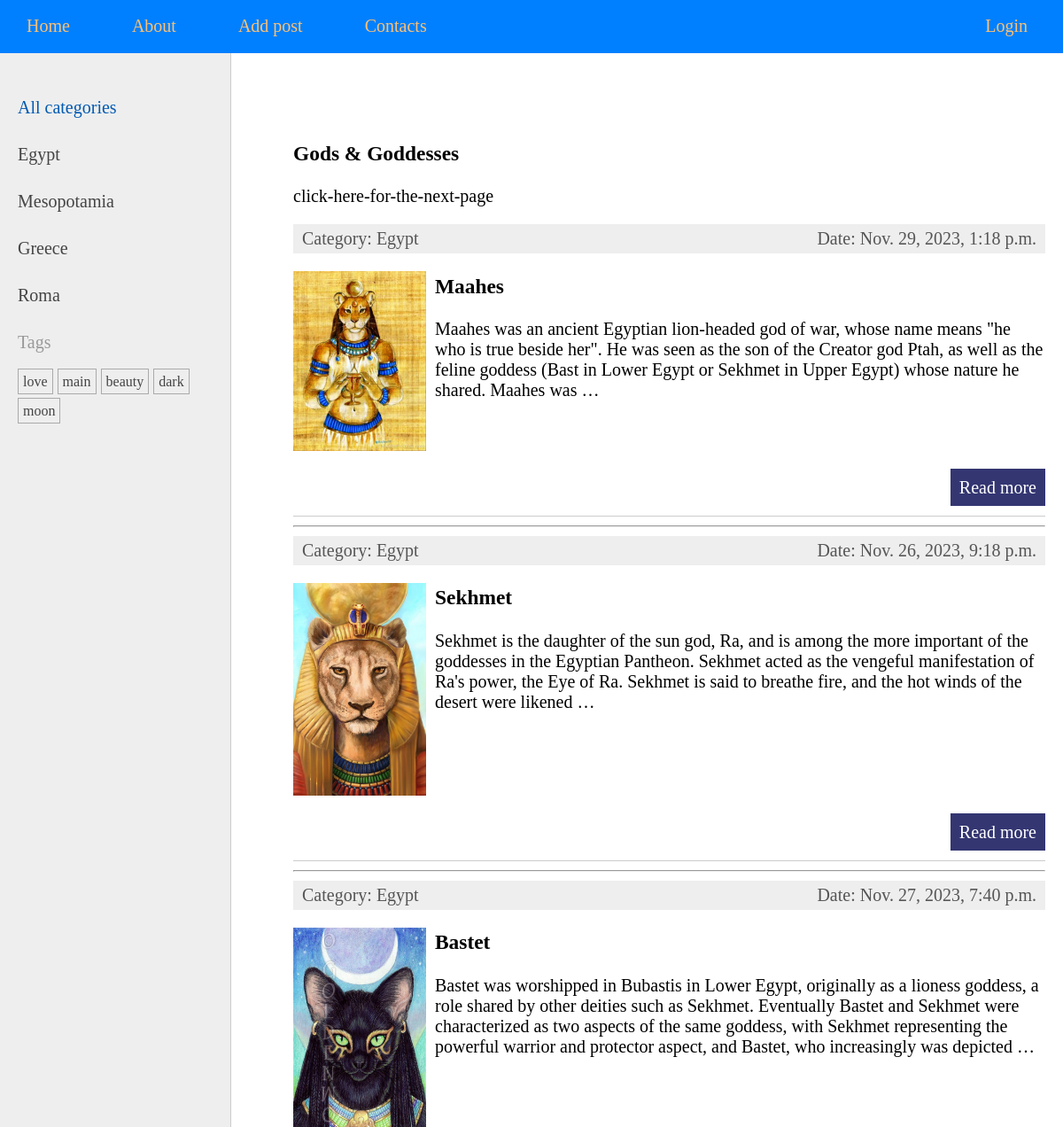
Before: / (upper part) with the older database file.
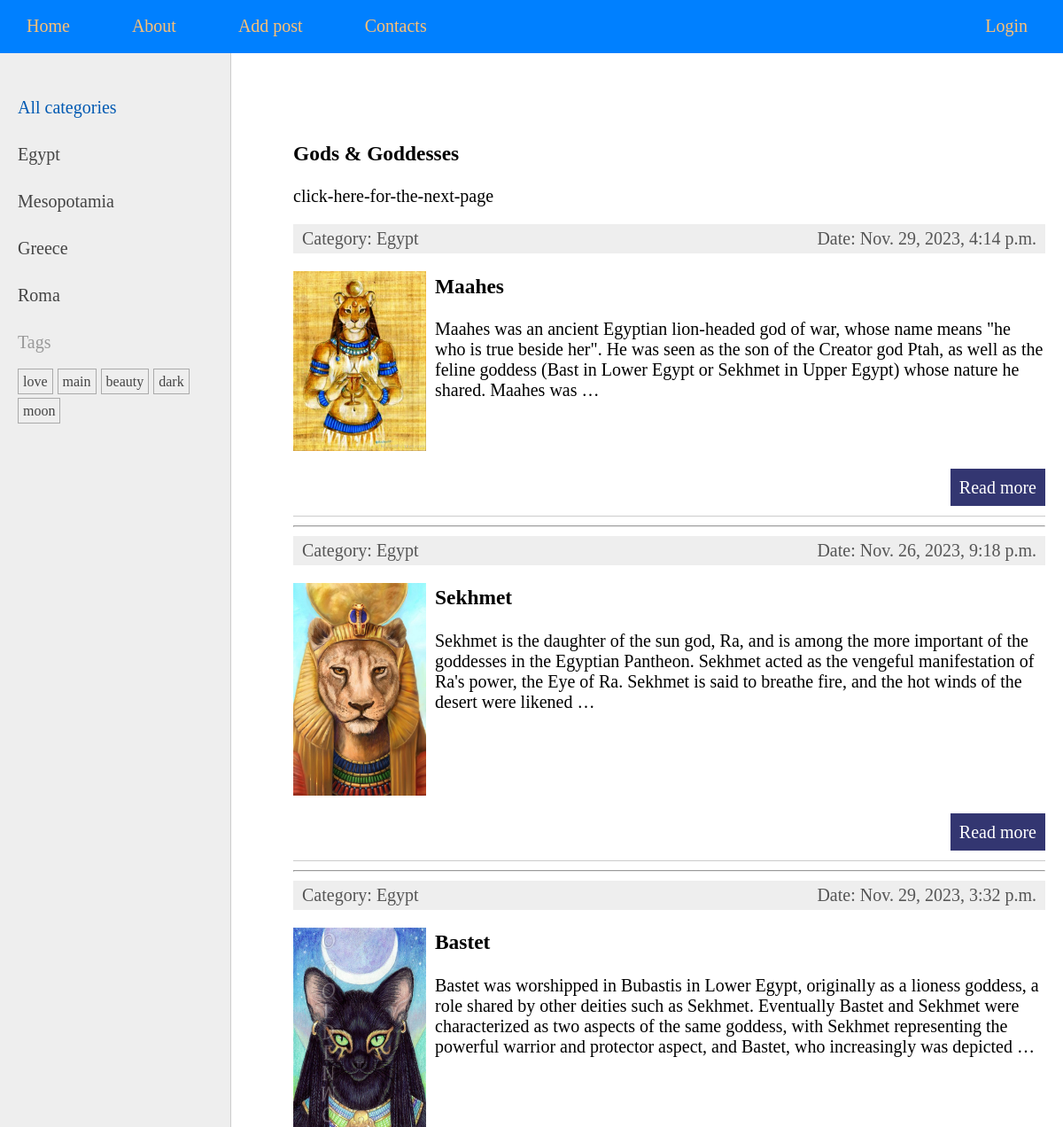
After: the same page with the newer database file.
### goddesses/models.py (models this page shows, shortened)
class Goddesses(models.Model):
    class Status(models.IntegerChoices):
        DRAFT = 0, 'Draft'
        PUBLISHED = 1, 'Published'
    title = models.CharField(max_length=255)
    slug = models.SlugField(max_length=255, unique=True, db_index=True,
                            validators=[
                               MinLengthValidator(5, message='5 characters minimum')
                             ])
    image = models.ImageField(upload_to='photos', default=None, null=True, blank=True, verbose_name='Image')
    content = models.TextField(blank=True)
    time_create = models.DateTimeField(auto_now_add=True)
    time_update = models.DateTimeField(auto_now=True)
    is_published = models.BooleanField(choices=tuple(map(lambda x: (bool(x[0]), x[1]), Status.choices)),
                                       default=Status.DRAFT)
    cat = models.ForeignKey('Category', on_delete=models.PROTECT, related_name='deities')
    tags = models.ManyToManyField('TagPost', blank=True, related_name='post_tags')
    consort = models.OneToOneField('Consort', on_delete=models.SET_NULL, blank=True, null=True, related_name='consort')
    objects = models.Manager()
    published = PublishedManager()
    class Meta:
        verbose_name = 'Deities'
        verbose_name_plural = 'Deities'
        ordering = ['-time_create']
        indexes = [
            models.Index(fields=['-time_create'])
        ]
    def get_absolute_url(self):
        return reverse('goddess', kwargs={'post_slug': self.slug})

class Category(models.Model):
    name = models.CharField(max_length=100, db_index=True)
    slug = models.SlugField(max_length=100, db_index=True, unique=True)
    def __str__(self):
        return self.name
    def get_absolute_url(self):
        return reverse('category', kwargs={'cat_slug': self.slug})
    class Meta:
        verbose_name = 'Category'
        verbose_name_plural = 'Categories'

### goddesses/views.py (the view)
# urls.py: path('', views.GodsHome.as_view(), name='home'),
class GodsHome(ListView):
    template_name = 'goddesses/index.html'
    context_object_name = 'posts'
    extra_context = {
        'title': "Gods & Goddesses",
        'menu': menu,
        'url': slugify("click here for the next page"),
        'cat_selected': 0,
    }
    def get_queryset(self):
        return Goddesses.published.all().select_related('cat')

### goddesses/models.py (called while the page is built)
    def get_queryset(self):
        return super().get_queryset().filter(is_published=Goddesses.Status.PUBLISHED)

    def get_absolute_url(self):
        return reverse('tag', kwargs={'tag_slug': self.slug})

### goddesses/templatetags/gods_tags.py (called while the page is built)
@register.inclusion_tag('goddesses/list_categories.html')
def show_categories(cat_selected=0):
    cats = Category.objects.all()
    return {'cats': cats, 'cat_selected': cat_selected}\

@register.inclusion_tag('goddesses/categories_down.html')
def show_categories_down(cat_selected=0):
    cats = Category.objects.all()
    return {'cats': cats, 'cat_selected': cat_selected}

@register.inclusion_tag('goddesses/tags.html')
def show_tags():
    return {'tags': TagPost.objects.all()}

### goddesses/templates/goddesses/index.html (shortened to what this page needs)
{% extends 'base.html' %}
{% block content %}
     <h3>{{ title|capfirst }}</h3>
     <p>{{ url }}</p>
<ul class="list-articles">
     {% for post in posts %}
             <li>
                 <div class="article-panel">
                     <p class="first">Category: {{ post.cat }}</p>
                     <p class="last">Date: {{ post.time_update }}</p>
                 </div>
                 {% if post.image %}
                    <p><img class="img-article-left thumb" src="{{post.image.url}}"></p>
                 {% endif %}
                  <h3> {{ post.title }} </h3>
                  <p> {{ post.content|truncatewords:50 }} </p>
                 <p class="link-read-post"> <a href="{{ post.get_absolute_url }}"> Read more </a></p>
             </li>
            {% if not forloop.last %}
                <hr>
             {% endif %}
     {% endfor %}
</ul>
{% endblock %}

Changed rows visible on the page:
changed Goddesses "Maahes": time_update "Nov. 29, 2023, 1:18 p.m." → "Nov. 29, 2023, 4:14 p.m."
changed Goddesses "Bastet": time_update "Nov. 27, 2023, 7:40 p.m." → "Nov. 29, 2023, 3:32 p.m."
